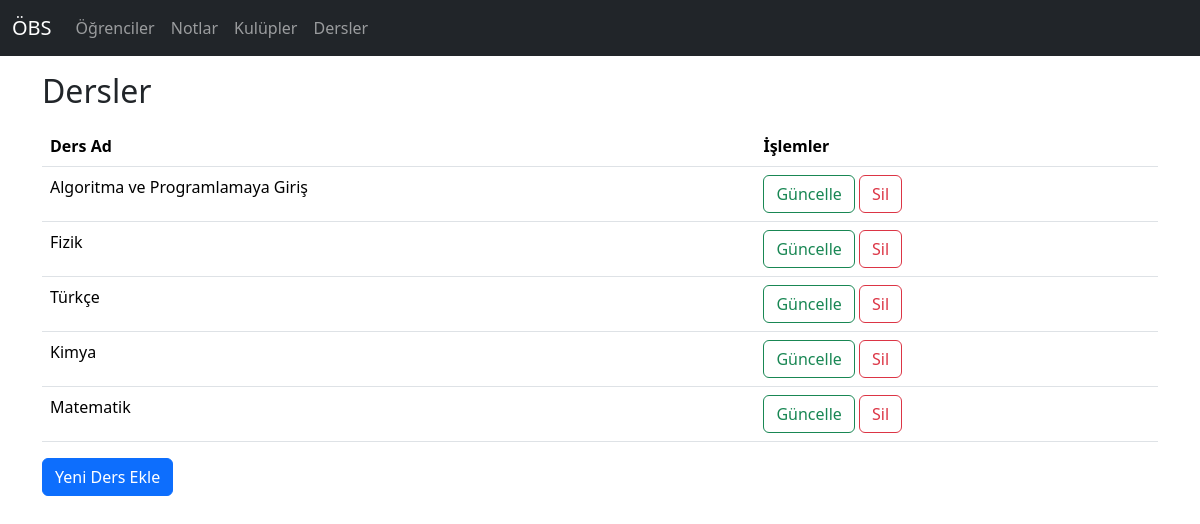
The app's page /dersler with its own data.
### ogrenci/models.py (models this page shows, shortened)
class Dersler(models.Model):
    dersAd = models.CharField(max_length=50)

### ogrenci/views.py (the view)
# urls.py: path('dersler', views.dersler, name="dersler"),
def dersler(request):
    derslerListesi = models.Dersler.objects.all()
    return render(request, "dersler/index.html", context={
        "derslerListesi": derslerListesi,
    })

### ogrenci/templates/dersler/index.html (shortened to what this page needs)
{% extends 'base.html' %}
{% load static %}
{% block content %}
{% include 'dersler/table.html' %}
{% endblock %}

### ogrenci/templates/dersler/table.html
<div class="container mt-3">
    <h2>Dersler</h2>
    <table class="table table-hover mt-3">
        <thead>
        <tr>
            <th>Ders Ad</th>
            <th>İşlemler</th>
        </tr>
        </thead>
        <tbody>
        {% for dersVerisi in derslerListesi %}
        <tr>
            <td>{{ dersVerisi.dersAd }}</td>
            <td>
                <a href="{% url 'ders_guncelle' dersVerisi.id %}" class="btn btn-outline-success">Güncelle</a>
                <a href="{% url 'ders_sil' dersVerisi.id %}" class="btn btn-outline-danger">Sil</a>
            </td>
        </tr>
        {% endfor %}
        </tbody>
    </table>
    <a href="{% url 'ders_ekle' %}" type="button" class="btn btn-primary">Yeni Ders Ekle</a>
</div>

### records on screen
Dersler: dersAd "Algoritma ve Programlamaya Giriş"
Dersler: dersAd "Fizik"
Dersler: dersAd "Türkçe"
Dersler: dersAd "Kimya"
Dersler: dersAd "Matematik"
